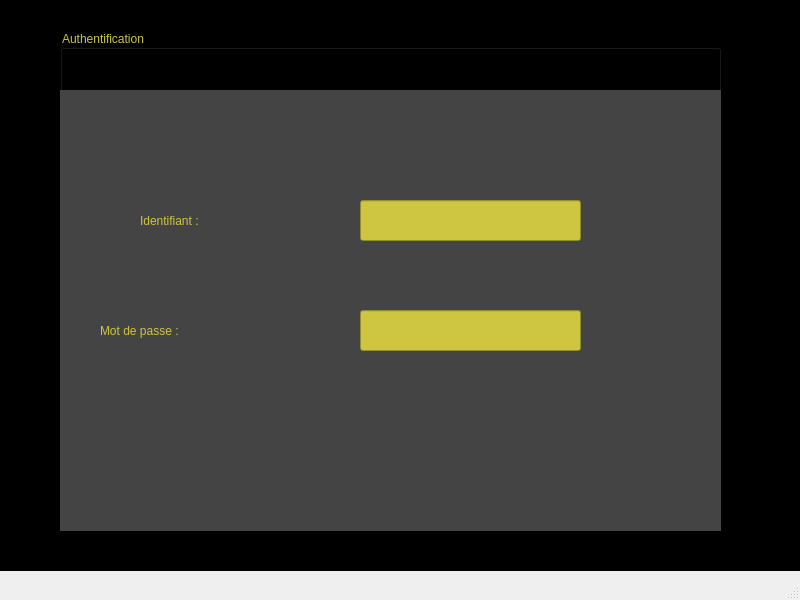
<?xml version="1.0" encoding="UTF-8"?>
<ui version="4.0">
 <class>Authentification</class>
 <widget class="QMainWindow" name="Authentification">
  <property name="geometry">
   <rect>
    <x>0</x>
    <y>0</y>
    <width>800</width>
    <height>600</height>
   </rect>
  </property>
  <property name="windowTitle">
   <string>MainWindow</string>
  </property>
  <widget class="QWidget" name="centralwidget">
   <widget class="QGroupBox" name="groupBox">
    <property name="geometry">
     <rect>
      <x>60</x>
      <y>30</y>
      <width>661</width>
      <height>501</height>
     </rect>
    </property>
    <property name="styleSheet">
     <string notr="true">color: rgb(206, 197, 64);
font: 22pt &quot;Palatino Linotype&quot;;

</string>
    </property>
    <property name="title">
     <string>Authentification</string>
    </property>
    <widget class="QLabel" name="label">
     <property name="geometry">
      <rect>
       <x>30</x>
       <y>90</y>
       <width>601</width>
       <height>371</height>
      </rect>
     </property>
     <property name="text">
      <string/>
     </property>
     <property name="pixmap">
      <pixmap>../../../Downloads/black-gold-marble-texture_125540-835.jpg</pixmap>
     </property>
     <property name="scaledContents">
      <bool>true</bool>
     </property>
    </widget>
    <widget class="QLabel" name="label_2">
     <property name="geometry">
      <rect>
       <x>470</x>
       <y>270</y>
       <width>221</width>
       <height>231</height>
      </rect>
     </property>
     <property name="styleSheet">
      <string notr="true"/>
     </property>
     <property name="text">
      <string/>
     </property>
     <property name="pixmap">
      <pixmap>../../../Downloads/1000_F_299880076_yQuSLoURK5zcMBQJwiCRpa25sfnuJ4Z8_preview_rev_1.png</pixmap>
     </property>
     <property name="scaledContents">
      <bool>true</bool>
     </property>
    </widget>
    <widget class="QLabel" name="label_3">
     <property name="geometry">
      <rect>
       <x>0</x>
       <y>60</y>
       <width>661</width>
       <height>441</height>
      </rect>
     </property>
     <property name="styleSheet">
      <string notr="true">background-color: rgb(68, 68, 68);
</string>
     </property>
     <property name="text">
      <string/>
     </property>
    </widget>
    <widget class="QLabel" name="label_5">
     <property name="geometry">
      <rect>
       <x>80</x>
       <y>160</y>
       <width>201</width>
       <height>61</height>
      </rect>
     </property>
     <property name="text">
      <string>Identifiant :</string>
     </property>
    </widget>
    <widget class="QLabel" name="label_6">
     <property name="geometry">
      <rect>
       <x>40</x>
       <y>270</y>
       <width>261</width>
       <height>61</height>
      </rect>
     </property>
     <property name="text">
      <string>Mot de passe : </string>
     </property>
    </widget>
    <widget class="QLineEdit" name="lineEdit">
     <property name="geometry">
      <rect>
       <x>300</x>
       <y>170</y>
       <width>221</width>
       <height>41</height>
      </rect>
     </property>
     <property name="styleSheet">
      <string notr="true">background-color: rgb(206, 197, 64);</string>
     </property>
    </widget>
    <widget class="QLineEdit" name="lineEdit_2">
     <property name="geometry">
      <rect>
       <x>300</x>
       <y>280</y>
       <width>221</width>
       <height>41</height>
      </rect>
     </property>
     <property name="styleSheet">
      <string notr="true">background-color: rgb(206, 197, 64);</string>
     </property>
    </widget>
    <zorder>label_3</zorder>
    <zorder>label</zorder>
    <zorder>label_2</zorder>
    <zorder>label_5</zorder>
    <zorder>label_6</zorder>
    <zorder>lineEdit</zorder>
    <zorder>lineEdit_2</zorder>
   </widget>
   <widget class="QLabel" name="label_4">
    <property name="geometry">
     <rect>
      <x>0</x>
      <y>0</y>
      <width>801</width>
      <height>571</height>
     </rect>
    </property>
    <property name="styleSheet">
     <string notr="true">background-color: rgb(0, 0, 0);</string>
    </property>
    <property name="text">
     <string/>
    </property>
   </widget>
   <zorder>label_4</zorder>
   <zorder>groupBox</zorder>
  </widget>
  <widget class="QMenuBar" name="menubar">
   <property name="geometry">
    <rect>
     <x>0</x>
     <y>0</y>
     <width>800</width>
     <height>26</height>
    </rect>
   </property>
  </widget>
  <widget class="QStatusBar" name="statusbar"/>
 </widget>
 <resources/>
 <connections/>
</ui>
